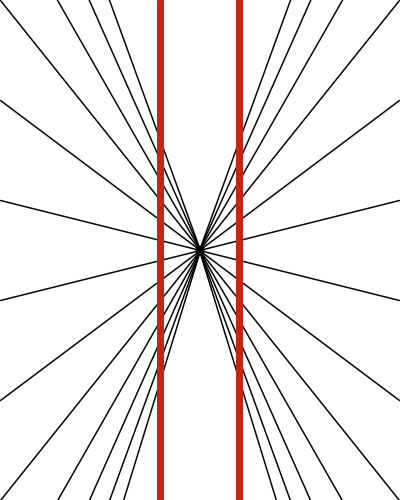
Frame 1 (no input)
Frame 60 (the mouse pressed at the canvas centre just before this capture): identical to frame 1, image omitted
Frame 120 (the mouse held since frame 60 and released just before this capture): identical to frame 1, image omitted

The Processing sketch that drew this single still picture (run headless with seeded random() and noise(); from frame 60 on, the mouse is pressed at the canvas centre):

// Processing sketch: Hering_ilussion
// ── Hering_ilussion.pde
/*--------------------------
Universidad Nacional de Colombia
Computación visual

Titulo: Heiring Illsuion

--------------------------*/

PGraphics pg;
PGraphics other;

int h = 0;

void setup(){
  size(400,500);
  
  pg = createGraphics( width/2, height );
  other = createGraphics( width/2, height );
  h = height / 5;
}

void draw(){
  
  pg.beginDraw();
  pg.background(255);
  pg.stroke(0);
  pg.strokeWeight(1.5);
  for(int i=-3; i<10; i++){
    pg.line(0, i*h, pg.width, height/2);
  }
  pg.strokeWeight(10);
  pg.point(pg.width, pg.height/2);
  pg.stroke(#C42514);
  pg.strokeWeight(7);
  pg.line(pg.width-pg.width/5, 0, pg.width-pg.width/5, height);
  pg.endDraw();
  image(pg, 0, 0);
  
  other.beginDraw();
  other.loadPixels();
  copyPixels(pg, other);
  other.updatePixels();  
  other.endDraw();
  image(other, width/2, 0);
}

void copyPixels(PGraphics in, PGraphics out){
  for(int i=0; i<in.width; i++){
    for(int j=0; j<in.height; j++){
      int out_pixel = j*in.width + (in.width - 1 - i); 
      int loc = j*in.width + i;
      out.pixels[out_pixel] = in.pixels[loc];
    }
  }
}
